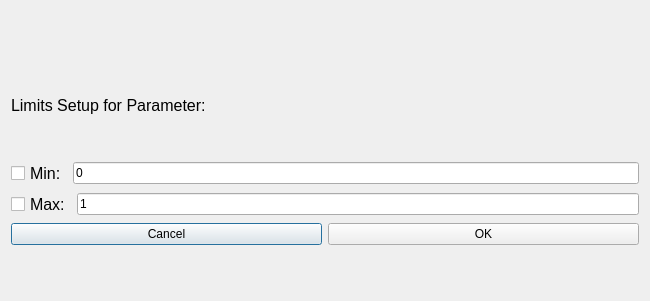
<?xml version="1.0" encoding="UTF-8"?>
<ui version="4.0">
 <class>Dialog</class>
 <widget class="QDialog" name="Dialog">
  <property name="geometry">
   <rect>
    <x>0</x>
    <y>0</y>
    <width>650</width>
    <height>301</height>
   </rect>
  </property>
  <property name="minimumSize">
   <size>
    <width>300</width>
    <height>150</height>
   </size>
  </property>
  <property name="maximumSize">
   <size>
    <width>16777215</width>
    <height>16777215</height>
   </size>
  </property>
  <property name="windowTitle">
   <string>Dialog</string>
  </property>
  <layout class="QGridLayout" name="gridLayout_2">
   <item row="0" column="0">
    <layout class="QGridLayout" name="gridLayout">
     <item row="0" column="0">
      <widget class="QLabel" name="label">
       <property name="sizePolicy">
        <sizepolicy hsizetype="Expanding" vsizetype="Preferred">
         <horstretch>0</horstretch>
         <verstretch>0</verstretch>
        </sizepolicy>
       </property>
       <property name="maximumSize">
        <size>
         <width>16777215</width>
         <height>100</height>
        </size>
       </property>
       <property name="font">
        <font>
         <pointsize>12</pointsize>
        </font>
       </property>
       <property name="text">
        <string>Limits Setup for Parameter:</string>
       </property>
      </widget>
     </item>
     <item row="1" column="0">
      <layout class="QHBoxLayout" name="horizontalLayout">
       <item>
        <widget class="QCheckBox" name="minCB">
         <property name="font">
          <font>
           <pointsize>12</pointsize>
          </font>
         </property>
         <property name="text">
          <string>Min:</string>
         </property>
        </widget>
       </item>
       <item>
        <widget class="QLineEdit" name="minLE">
         <property name="text">
          <string>0</string>
         </property>
        </widget>
       </item>
      </layout>
     </item>
     <item row="2" column="0">
      <layout class="QHBoxLayout" name="horizontalLayout_2">
       <item>
        <widget class="QCheckBox" name="maxCB">
         <property name="font">
          <font>
           <pointsize>12</pointsize>
          </font>
         </property>
         <property name="text">
          <string>Max:</string>
         </property>
        </widget>
       </item>
       <item>
        <widget class="QLineEdit" name="maxLE">
         <property name="text">
          <string>1</string>
         </property>
        </widget>
       </item>
      </layout>
     </item>
     <item row="3" column="0">
      <layout class="QHBoxLayout" name="horizontalLayout_3">
       <item>
        <widget class="QPushButton" name="cancelPB">
         <property name="text">
          <string>Cancel</string>
         </property>
        </widget>
       </item>
       <item>
        <widget class="QPushButton" name="okPB">
         <property name="text">
          <string>OK</string>
         </property>
        </widget>
       </item>
      </layout>
     </item>
    </layout>
   </item>
  </layout>
 </widget>
 <resources/>
 <connections/>
</ui>
